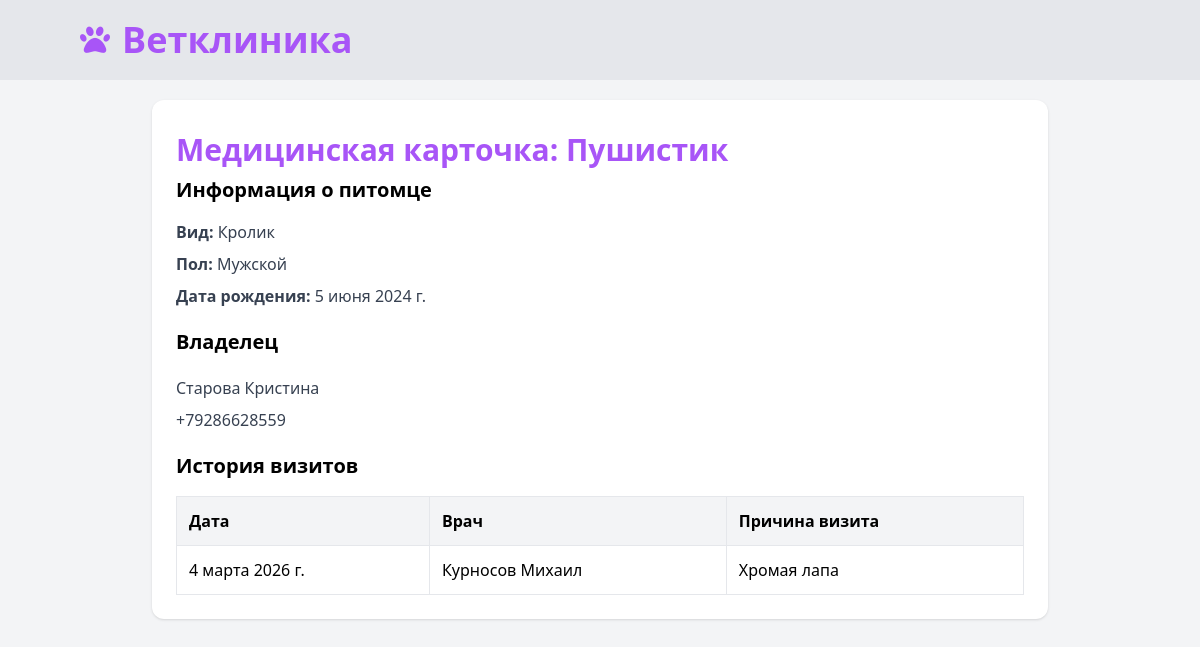
The app's page /pets/7/ with its own data.
### main/models.py (models this page shows, shortened)
class Pet(models.Model):
    name = models.CharField('Имя питомца', max_length=100)
    class Type(models.TextChoices):
        CAT = 'cat', 'Кошка'
        DOG = 'dog', 'Собака'
        BIRD = 'bird', 'Птица'
        BUNNY = 'bunny', 'Кролик'
    type = models.CharField('Вид питомца', max_length=20, choices=Type.choices)
    birth_date = models.DateField('Дата рождения')
    class Gender(models.TextChoices):
        FEMALE = 'female', 'Женский'
        MALE = 'male', 'Мужской'
    gender = models.CharField('Пол', max_length=10, choices=Gender.choices)
    owner = models.ForeignKey(
        Owner,
        on_delete=models.CASCADE,
        related_name='pets',
        verbose_name='Владелец'
    )
    class Meta:
        verbose_name = "Питомец"
        verbose_name_plural = "Питомцы"

class Owner(models.Model):
    name = models.CharField('Имя', max_length=100)
    last_name = models.CharField('Фамилия', max_length=100)
    phone = models.CharField(
        'Номер телефона',
        max_length=20,
        validators=[phone_validator]
    )
    email = models.EmailField('Электронная почта', max_length=254)
    class Meta:
        verbose_name = "Владелец"
        verbose_name_plural = "Владельцы"

class Appointment(models.Model):
    pet = models.ForeignKey(
        Pet,
        on_delete=models.CASCADE,
        related_name='appointments',
        verbose_name='Питомец'
    )
    doctor = models.ForeignKey(
        Doctor,
        on_delete=models.CASCADE,
        verbose_name='Врач'
    )
    appointment_date = models.DateField('Дата приема')
    appointment_time = models.TimeField('Время приема')
    reason = models.CharField('Причина визита', max_length=255)
    class Meta:
        verbose_name = "Запись"
        verbose_name_plural = "Записи"

class Doctor(models.Model):
    name = models.CharField('Имя', max_length=100)
    last_name = models.CharField('Фамилия', max_length=100)
    specialization = models.CharField('Специализация', max_length=100)
    class Meta:
        verbose_name = "Врач"
        verbose_name_plural = "Врачи"

### main/views.py (the view)
# urls.py: path('pets/<int:pet_id>/', views.med_card, name='medical_card'),
def med_card(request, pet_id):
    pet = get_object_or_404(Pet, id=pet_id)
    appointments = pet.appointments.all().order_by('-appointment_date')
    return render(request, 'main/med_card.html', {
        'pet': pet,
        'appointments': appointments
    })

### main/templates/main/med_card.html
{% extends "main/layout.html" %}
{% block content %}
<div class="max-w-4xl mx-auto space-y-8">
    <div class="bg-white rounded-xl shadow p-6">
        <h1 class="text-3xl font-bold text-purple-500 py-2">
            Медицинская карточка: {{ pet.name }}
        </h1>
        <h2 class="text-xl font-semibold mb-4">Информация о питомце</h2>
        <ul class="space-y-2 text-gray-700">
            <li><strong>Вид:</strong> {{ pet.get_type_display }}</li>
            <li><strong>Пол:</strong> {{ pet.get_gender_display }}</li>
            <li><strong>Дата рождения:</strong> {{ pet.birth_date }}</li>
        </ul>
        <h2 class="text-xl font-semibold my-5">Владелец</h2>
        <ul class="space-y-2 text-gray-700">
            <li>
                {{ pet.owner.last_name }} {{ pet.owner.name }}
            </li>
            <li>
                {{ pet.owner.phone }}
            </li>
        </ul>
        <h2 class="text-xl font-semibold mb-4 my-5">История визитов</h2>
        <div class="overflow-x-auto">
            <table class="w-full border-collapse">
                <thead>
                    <tr class="bg-gray-100 text-left">
                        <th class="p-3 border">Дата</th>
                        <th class="p-3 border">Врач</th>
                        <th class="p-3 border">Причина визита</th>
                    </tr>
                </thead>
                <tbody>
                    {% for appointment in appointments %}
                    <tr class="hover:bg-gray-50">
                        <td class="p-3 border">
                            {{ appointment.appointment_date }}
                        </td>
                        <td class="p-3 border">
                            {{ appointment.doctor.last_name }}
                            {{ appointment.doctor.name }}
                        </td>
                        <td class="p-3 border">
                            {{ appointment.reason }}
                        </td>
                    </tr>
                    {% empty %}
                    <tr>
                        <td colspan="3" class="p-4 text-center text-gray-500">
                            Записей пока нет
                        </td>
                    </tr>
                    {% endfor %}
                </tbody>
            </table>
        </div>
    </div>
</div>
{% endblock %}

### records on screen
Pet: name "Пушистик", type "Кролик", gender "Мужской", birth_date "5 июня 2024 г.", owner.last_name "Старова", owner.name "Кристина", owner.phone "+79286628559"
Appointment: appointment_date "4 марта 2026 г.", doctor.last_name "Курносов", doctor.name "Михаил", reason "Хромая лапа"
